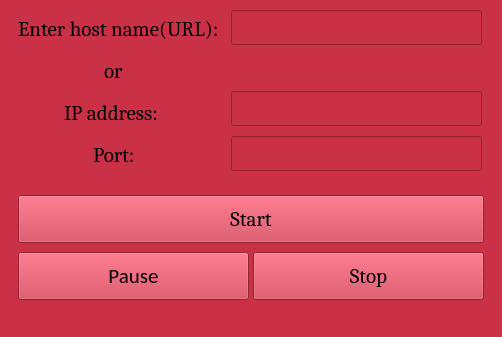
<?xml version="1.0" encoding="UTF-8"?>
<ui version="4.0">
 <class>MainWindow</class>
 <widget class="QMainWindow" name="MainWindow">
  <property name="geometry">
   <rect>
    <x>0</x>
    <y>0</y>
    <width>502</width>
    <height>337</height>
   </rect>
  </property>
  <property name="minimumSize">
   <size>
    <width>502</width>
    <height>337</height>
   </size>
  </property>
  <property name="maximumSize">
   <size>
    <width>502</width>
    <height>337</height>
   </size>
  </property>
  <property name="font">
   <font>
    <family>Cambria</family>
    <pointsize>16</pointsize>
   </font>
  </property>
  <property name="windowTitle">
   <string>DDOS Attack</string>
  </property>
  <property name="autoFillBackground">
   <bool>false</bool>
  </property>
  <property name="styleSheet">
   <string notr="true">background: rgb(203, 49, 70)</string>
  </property>
  <widget class="QWidget" name="centralwidget">
   <widget class="QLineEdit" name="URL_address">
    <property name="geometry">
     <rect>
      <x>231</x>
      <y>10</y>
      <width>251</width>
      <height>35</height>
     </rect>
    </property>
    <property name="minimumSize">
     <size>
      <width>45</width>
      <height>0</height>
     </size>
    </property>
    <property name="maximumSize">
     <size>
      <width>16777120</width>
      <height>16777167</height>
     </size>
    </property>
    <property name="font">
     <font>
      <family>Cambria</family>
      <pointsize>16</pointsize>
     </font>
    </property>
    <property name="text">
     <string/>
    </property>
   </widget>
   <widget class="QLabel" name="URL_label">
    <property name="geometry">
     <rect>
      <x>18</x>
      <y>18</y>
      <width>211</width>
      <height>22</height>
     </rect>
    </property>
    <property name="font">
     <font>
      <family>Cambria</family>
      <pointsize>16</pointsize>
     </font>
    </property>
    <property name="text">
     <string>Enter host name(URL):</string>
    </property>
   </widget>
   <widget class="QLabel" name="or_label">
    <property name="geometry">
     <rect>
      <x>104</x>
      <y>60</y>
      <width>26</width>
      <height>22</height>
     </rect>
    </property>
    <property name="font">
     <font>
      <family>Cambria</family>
      <pointsize>16</pointsize>
     </font>
    </property>
    <property name="text">
     <string>or</string>
    </property>
   </widget>
   <widget class="QLabel" name="IP_address_label">
    <property name="geometry">
     <rect>
      <x>64</x>
      <y>102</y>
      <width>105</width>
      <height>22</height>
     </rect>
    </property>
    <property name="font">
     <font>
      <family>Cambria</family>
      <pointsize>16</pointsize>
     </font>
    </property>
    <property name="text">
     <string>IP address:</string>
    </property>
   </widget>
   <widget class="QLineEdit" name="IP_address">
    <property name="geometry">
     <rect>
      <x>231</x>
      <y>91</y>
      <width>251</width>
      <height>35</height>
     </rect>
    </property>
    <property name="font">
     <font>
      <family>Cambria</family>
      <pointsize>16</pointsize>
     </font>
    </property>
    <property name="text">
     <string/>
    </property>
   </widget>
   <widget class="QLabel" name="Port_label">
    <property name="geometry">
     <rect>
      <x>93</x>
      <y>144</y>
      <width>47</width>
      <height>22</height>
     </rect>
    </property>
    <property name="font">
     <font>
      <family>Cambria</family>
      <pointsize>16</pointsize>
     </font>
    </property>
    <property name="text">
     <string>Port:</string>
    </property>
   </widget>
   <widget class="QLineEdit" name="Port">
    <property name="geometry">
     <rect>
      <x>231</x>
      <y>136</y>
      <width>251</width>
      <height>35</height>
     </rect>
    </property>
    <property name="font">
     <font>
      <family>Cambria</family>
      <pointsize>16</pointsize>
     </font>
    </property>
   </widget>
   <widget class="QPushButton" name="start_button">
    <property name="geometry">
     <rect>
      <x>18</x>
      <y>195</y>
      <width>466</width>
      <height>48</height>
     </rect>
    </property>
    <property name="font">
     <font>
      <family>Cambria</family>
      <pointsize>16</pointsize>
     </font>
    </property>
    <property name="text">
     <string>Start</string>
    </property>
   </widget>
   <widget class="QPushButton" name="pause_continue_button">
    <property name="geometry">
     <rect>
      <x>18</x>
      <y>252</y>
      <width>231</width>
      <height>48</height>
     </rect>
    </property>
    <property name="font">
     <font>
      <family>Calibri</family>
      <pointsize>16</pointsize>
     </font>
    </property>
    <property name="text">
     <string>Pause</string>
    </property>
   </widget>
   <widget class="QPushButton" name="stop_button">
    <property name="geometry">
     <rect>
      <x>253</x>
      <y>252</y>
      <width>231</width>
      <height>48</height>
     </rect>
    </property>
    <property name="font">
     <font>
      <family>Cambria</family>
      <pointsize>16</pointsize>
     </font>
    </property>
    <property name="text">
     <string>Stop</string>
    </property>
   </widget>
  </widget>
  <widget class="QStatusBar" name="statusbar"/>
 </widget>
 <resources/>
 <connections/>
</ui>
